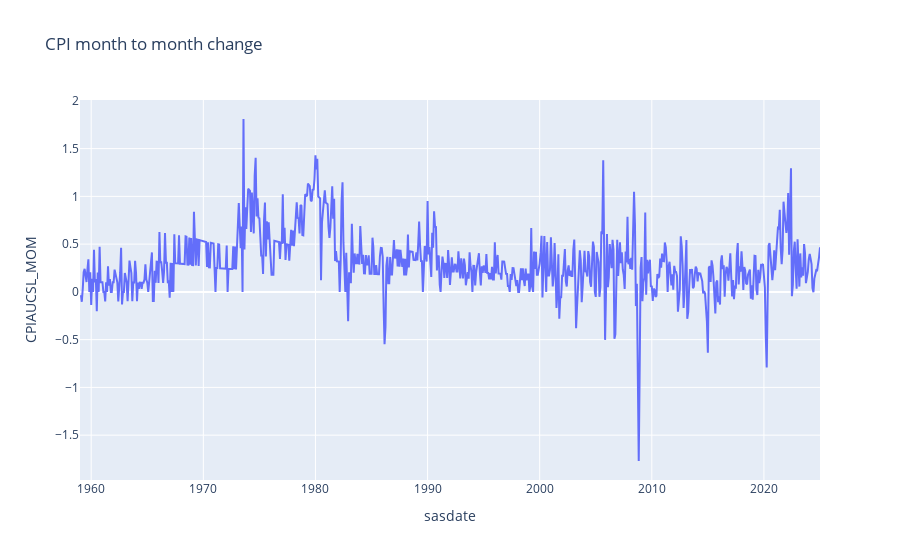

Write notebook code for a chart like this one.
### Code cell
fig = px.line(df, x='sasdate', y='CPIAUCSL_MOM', title='CPI month to month change')
fig.show()

### Figure 1 — Plotly figure (JSON) as saved in the notebook; plotly's stock layout.template omitted (floating-point values rounded to 4 significant figures; data arrays with more than 128 entries replaced by an {"elided": "..."} marker saying what was removed)
{"data": [{"hovertemplate": "sasdate=%{x}<br>CPIAUCSL_MOM=%{y}<extra></extra>", "legendgroup": "", "line": {"color": "#636efa", "dash": "solid"}, "marker": {"symbol": "circle"}, "mode": "lines", "name": "", "orientation": "v", "showlegend": false, "type": "scatter", "x": {"elided": "793 str values"}, "xaxis": "x", "y": {"elided": "793 float values"}, "yaxis": "y"}], "layout": {"legend": {"tracegroupgap": 0}, "title": {"text": "CPI month to month change"}, "xaxis": {"anchor": "y", "domain": [0, 1], "title": {"text": "sasdate"}}, "yaxis": {"anchor": "x", "domain": [0, 1], "title": {"text": "CPIAUCSL_MOM"}}}}
